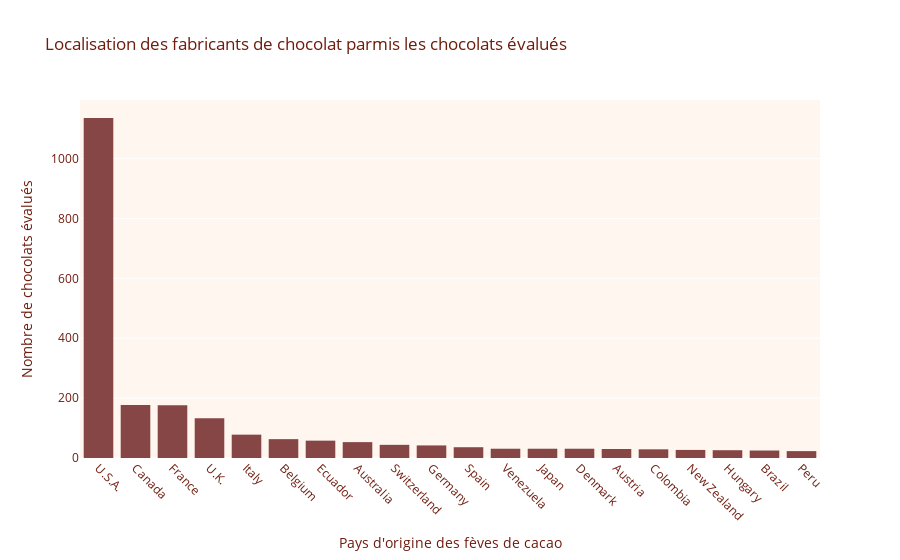

Notebook cell for this chart:
### Markdown cell above
## 2.2 Localisation des fabricants de chocolat

### Code cell
databis = df.copy()
databis['company_location'] = databis['company_location'].apply(lambda x: x if databis['company_location'].value_counts()[x] > 20 else 'Blend')

fig = px.histogram(databis[databis['company_location'] != 'Blend'], x='company_location', 
                   color_discrete_sequence=palette, title="Localisation des fabricants de chocolat parmis les chocolats évalués")
fig.update_xaxes(categoryorder='total descending', tickangle=45)
fig.update_layout(xaxis_title='Pays d\'origine des fèves de cacao', yaxis_title='Nombre de chocolats évalués')
fig.update_layout(plot_bgcolor=background_color, font_color=text_color)
fig.update_traces(marker=dict(color=palette[0]))
fig.show()

### Figure 1 — Plotly figure (JSON) as saved in the notebook; plotly's stock layout.template omitted (floating-point values rounded to 4 significant figures; data arrays with more than 128 entries replaced by an {"elided": "..."} marker saying what was removed)
{"data": [{"alignmentgroup": "True", "bingroup": "x", "hovertemplate": "company_location=%{x}<br>count=%{y}<extra></extra>", "legendgroup": "", "marker": {"color": "#874646", "pattern": {"shape": ""}}, "name": "", "offsetgroup": "", "orientation": "v", "showlegend": false, "type": "histogram", "x": {"elided": "2249 str values"}, "xaxis": "x", "yaxis": "y"}], "layout": {"barmode": "relative", "font": {"color": "#6f1c0e"}, "legend": {"tracegroupgap": 0}, "plot_bgcolor": "#fff7ef", "title": {"text": "Localisation des fabricants de chocolat parmis les chocolats évalués"}, "xaxis": {"anchor": "y", "categoryorder": "total descending", "domain": [0, 1], "tickangle": 45, "title": {"text": "Pays d'origine des fèves de cacao"}}, "yaxis": {"anchor": "x", "domain": [0, 1], "title": {"text": "Nombre de chocolats évalués"}}}}
